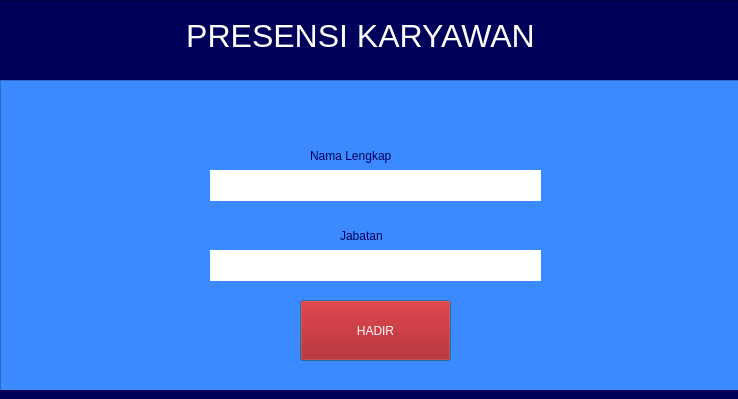
<?xml version="1.0" encoding="UTF-8"?>
<ui version="4.0">
 <class>Dialog</class>
 <widget class="QDialog" name="Dialog">
  <property name="geometry">
   <rect>
    <x>0</x>
    <y>0</y>
    <width>738</width>
    <height>399</height>
   </rect>
  </property>
  <property name="windowTitle">
   <string>Dialog</string>
  </property>
  <widget class="QTextEdit" name="txpresensi">
   <property name="geometry">
    <rect>
     <x>-20</x>
     <y>0</y>
     <width>761</width>
     <height>81</height>
    </rect>
   </property>
   <property name="styleSheet">
    <string notr="true">background-color: rgb(0, 0, 91);
border-color: rgb(0, 0, 91);</string>
   </property>
   <property name="html">
    <string>&lt;!DOCTYPE HTML PUBLIC &quot;-//W3C//DTD HTML 4.0//EN&quot; &quot;http://www.w3.org/TR/REC-html40/strict.dtd&quot;&gt;
&lt;html&gt;&lt;head&gt;&lt;meta name=&quot;qrichtext&quot; content=&quot;1&quot; /&gt;&lt;style type=&quot;text/css&quot;&gt;
p, li { white-space: pre-wrap; }
&lt;/style&gt;&lt;/head&gt;&lt;body style=&quot; font-family:'MS Shell Dlg 2'; font-size:8.25pt; font-weight:400; font-style:normal;&quot;&gt;
&lt;p align=&quot;center&quot; style=&quot;-qt-paragraph-type:empty; margin-top:0px; margin-bottom:0px; margin-left:0px; margin-right:0px; -qt-block-indent:0; text-indent:0px;&quot;&gt;&lt;br /&gt;&lt;/p&gt;
&lt;p align=&quot;center&quot; style=&quot; margin-top:0px; margin-bottom:0px; margin-left:0px; margin-right:0px; -qt-block-indent:0; text-indent:0px;&quot;&gt;&lt;span style=&quot; font-size:24pt; color:#ffffff;&quot;&gt;PRESENSI KARYAWAN&lt;/span&gt;&lt;/p&gt;&lt;/body&gt;&lt;/html&gt;</string>
   </property>
  </widget>
  <widget class="QTextEdit" name="textEdit_2">
   <property name="geometry">
    <rect>
     <x>0</x>
     <y>80</y>
     <width>741</width>
     <height>321</height>
    </rect>
   </property>
   <property name="styleSheet">
    <string notr="true">background-color: rgb(57, 146, 255);
background-color: rgb(60, 138, 255);</string>
   </property>
  </widget>
  <widget class="QLabel" name="lbnama">
   <property name="geometry">
    <rect>
     <x>310</x>
     <y>140</y>
     <width>131</width>
     <height>31</height>
    </rect>
   </property>
   <property name="styleSheet">
    <string notr="true">color: rgb(0, 0, 91);
font: 14pt &quot;MS Shell Dlg 2&quot;;</string>
   </property>
   <property name="text">
    <string>Nama Lengkap</string>
   </property>
  </widget>
  <widget class="QLabel" name="lbjabatan">
   <property name="geometry">
    <rect>
     <x>340</x>
     <y>220</y>
     <width>71</width>
     <height>31</height>
    </rect>
   </property>
   <property name="styleSheet">
    <string notr="true">color: rgb(0, 0, 91);
font: 14pt &quot;MS Shell Dlg 2&quot;;</string>
   </property>
   <property name="text">
    <string>Jabatan</string>
   </property>
  </widget>
  <widget class="QPushButton" name="pbhadir">
   <property name="geometry">
    <rect>
     <x>300</x>
     <y>300</y>
     <width>151</width>
     <height>61</height>
    </rect>
   </property>
   <property name="styleSheet">
    <string notr="true">background-color: rgb(170, 0, 0);
font: 13pt &quot;MS Shell Dlg 2&quot;;
color: rgb(255, 255, 255);</string>
   </property>
   <property name="text">
    <string>HADIR</string>
   </property>
  </widget>
  <widget class="QTextEdit" name="textEdit_5">
   <property name="geometry">
    <rect>
     <x>0</x>
     <y>390</y>
     <width>741</width>
     <height>31</height>
    </rect>
   </property>
   <property name="styleSheet">
    <string notr="true">background-color: rgb(0, 0, 91);</string>
   </property>
  </widget>
  <widget class="QLabel" name="lbisinama">
   <property name="geometry">
    <rect>
     <x>210</x>
     <y>170</y>
     <width>331</width>
     <height>31</height>
    </rect>
   </property>
   <property name="styleSheet">
    <string notr="true">background-color: rgb(255, 255, 255);
color: rgb(0, 0, 91);
font: 14pt &quot;MS Shell Dlg 2&quot;;</string>
   </property>
   <property name="text">
    <string/>
   </property>
  </widget>
  <widget class="QLabel" name="lbisijabatan">
   <property name="geometry">
    <rect>
     <x>210</x>
     <y>250</y>
     <width>331</width>
     <height>31</height>
    </rect>
   </property>
   <property name="styleSheet">
    <string notr="true">background-color: rgb(255, 255, 255);
color: rgb(0, 0, 91);
font: 14pt &quot;MS Shell Dlg 2&quot;;</string>
   </property>
   <property name="text">
    <string/>
   </property>
  </widget>
 </widget>
 <resources/>
 <connections/>
</ui>
